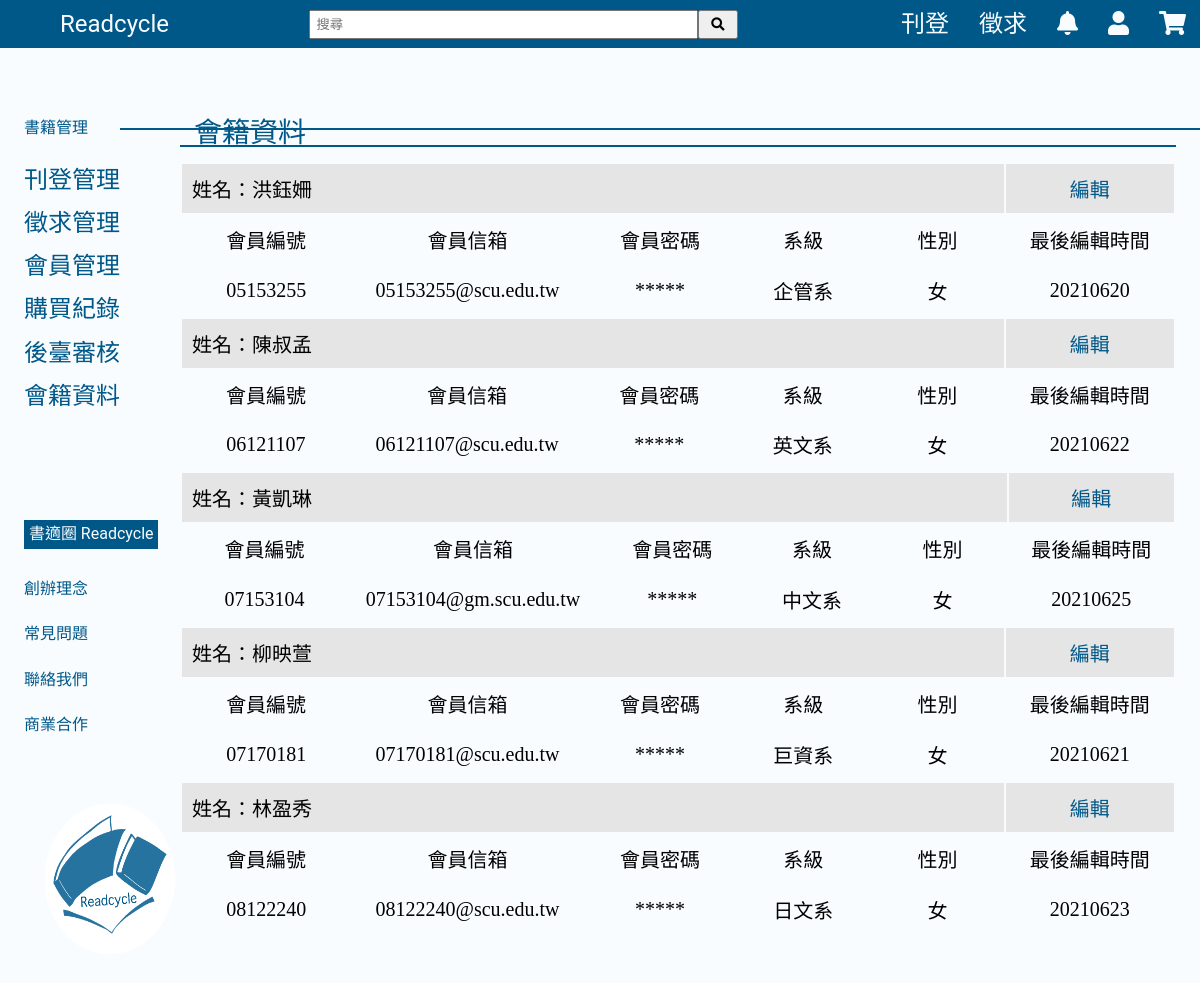
The app's page /php/Membership.php (signed in) with its own data.
### tables this page shows
CREATE TABLE `member` (
  `member_id` varchar(8) NOT NULL,
  `name` varchar(20) NOT NULL,
  `depart` varchar(20) NOT NULL,
  `sex` varchar(1) NOT NULL,
  `password` varchar(255) NOT NULL,
  `email` varchar(255) NOT NULL,
  `phone_num` varchar(10) NOT NULL,
  `level` int(3) NOT NULL DEFAULT 1,
  `create_date` timestamp NOT NULL DEFAULT current_timestamp(),
  `update_date` timestamp NOT NULL DEFAULT current_timestamp()
);

### php/Membership.php (the view, shortened to what this page needs)
<?php
	include ("../conn.php");
	if (isset($_SESSION["memberid"]) && $_SESSION['level'] == "0"){
		$memberid = $_SESSION['memberid'];
		$level = $_SESSION['level'] ;
?>
<!DOCTYPE html>
<html lang="zh-TW">
<head>
	<link rel="stylesheet" href="../css/Membership_style.css">
	<link rel="stylesheet" href="../css/home.css">
	<link rel="stylesheet" href="https://use.fontawesome.com/releases/v5.3.1/css/all.css">
	<link rel="stylesheet" href="https://use.fontawesome.com/releases/v5.3.1/css/all.css">
</head>
<?php
	}else{
	echo "非法入侵!請使用Admin帳號";
	header('Refresh:2;Log_In.html');
	exit();
	}
	$sql = "SELECT * FROM member ;";
	$result= $db -> query($sql);
	$attr = $result -> fetch_assoc();
?>
<body>
	<form name="search" method="post" action="aftersearch.php">
		<div class="header">
			<div class="logo"><a href="../php/home.php?<?php echo "member_id=" . $memberid . "&depart=" . $depart; ?>">Readcycle</a></div>
			<div class="search">
				<input class="search-bar" type="text" name="search" id="search" placeholder="搜尋">
				<button type="submit" class="search-btn" name="search_confirm"><i class="fas fa-search"></i></button>
			</div>
			<div class="publish"><a href="../php/Sale_Book1.php">刊登</a></div>
			<div class="request"><a href="../php/Request_Book1.php">徵求</a></div>
			<div class="notification">
				<div class="popover__title">
					<i class="fas fa-bell"></i>
				</div>
			</div>
			<div class="member">
				<div class="popover__title">
					<i class="fas fa-user"></i>
				</div>
			</div>
			<div class="cart"><a href="../php/Cart.php"><i class="fas fa-shopping-cart"></i></a></div>
		</div>
	</form>
	<div class="left">
		<p>書籍管理<br></p>
		<a href="Manage_Sell1.php">刊登管理</a><br>
		<a href="Manage_Require1.php">徵求管理</a><br>
		<a href="Manage_Member1.php">會員管理</a><br>
		<a href="Manage_Order.php">購買紀錄</a><br>
		<?php if($level == 0){
		?>
		<a href="Manage_Backstage1.php">後臺審核</a><br>
		<a href="Membership.php">會籍資料</a><br>
		<?php
		}
		?>
		<br><br>
		<div class="information">
			<p>書適圈 Readcycle</p>
			<a href="../php/information.php#AboutUs">創辦理念</a><br>
			<a href="../php/information.php#FAQ">常見問題</a><br>
			<a href="../php/information.php#Contact">聯絡我們</a><br>
			<a href="../php/information.php#Cooperation">商業合作</a>
		</div>
		<br>
		<img src="../index_img/Readcycle_logo.png">
	</div>
	<div>
		<p class="memberinfo">會籍資料</p>
     	<br><br><br><br>
		<hr style="border: 1px solid#005889;" align="left">
	</div>
<div class="tablen">
<?php
	do{
		$editstr="member_id=".$attr['member_id'].
		"&depart=".$attr['depart'].
		"&name=".$attr['name'].
		"&sex=".$attr['sex'].
		"&email=".$attr['email'].
		"&phone_num=".$attr['phone_num'];
?>
	<div>
	<table>
		<tr>
			<td class="name" colspan="5">姓名：<?php echo $attr['name']; ?></td>
			<td class="edit"><a href="../php/Membership2.php?<?php echo $editstr;?>" class="edit">編輯</a></td>
		</tr>
		<tr>
			<td class="info">會員編號</td>
			<td class="info">會員信箱</td>
			<td class="info">會員密碼</td>
			<td class="info">系級</td>
			<td class="info">性別</td>
			<td class="info">最後編輯時間</td>
		</tr>
		<tr>
			<td class="info"><?php echo $attr['member_id']; ?></td>
			<td class="info"><?php echo $attr['email']; ?></td>
			<td class="info">*****</td>
			<td class="info"><?php echo $attr['depart']; ?></td>
			<td class="info"><?php if($attr['sex']==1){echo "女";}else{echo "男";} ?></td>
			<td class="info"><?php echo date("Ymd",strtotime($attr['update_date'])); ?></td>
		</tr>
	</table>
	</div>
	<?php
		}while($attr = $result -> fetch_assoc());
	?>
	</div>
</body>
</html>

### css/Membership_style.css (style rules this page uses)
body { background-color: #F8FCFF; height: 100%; margin: 0px; }
body a { text-decoration: none; }
.header { background-color: #005889; color: #F8FCFF; height: 48px; font-family: Roboto; font-size: 24px; line-height: 33px; display: flex; align-items:center; box-sizing:border-box; }
.header a { color: white; }
.logo { margin-left: 5%; }
.search { width: 65%; display: flex; }
.search-bar { margin-left:18%; padding:5px; width:48%; }
.search-btn { padding:4px; width:40px; cursor: pointer; }
.publish { margin-left: -4%; text-align: right; }
.request { margin-left: 2.5%; text-align: right; }
.notification { position: relative; display: inline-block; margin-left: 2.5%; }
.popover__title { padding: 32px 0; cursor: pointer; }
.member { position: relative; display: inline-block; margin-left: 2.5%; }
.cart { position: relative; display: inline-block; margin-left: 2.5%; }
.left { width: 8%; color: #005889; font-family: Roboto; font-style: normal; font-weight: normal; font-size: 24px; line-height: 180%; float:left; margin-top: 50px; margin-left: 2%; }
.left p { font-family: Roboto; font-style: normal; font-weight: normal; font-size: 16px; line-height: 180%; }
.left a { text-decoration: none; color: #005889; }
.information { width: 140%; }
.information p { background: #005889; color: #F8FCFF; text-align: center; }
.information a { font-size: 16px; }
.left img { width: 180px; height: 180px; }
.memberinfo { position: absolute; width: 10%; left: 12%; top: 10%; font-family: Roboto; font-size: 28px; line-height: 50%; color: #005888; float:left; font-style: normal; font-weight: normal; padding-left: 50px; }
.tablen { margin-left: 15%; display: block; overflow-y: auto; border-top: 2px solid #005889; width: 83%; padding-top: 15px; margin-top: 15px; }
.name { background-color:#E5E5E5; text-align: left; padding: 1%; font-size: 20px; }
.edit { color: #005889; font-family: Roboto; text-align: center; background-color: #E5E5E5; font-size: 20px; }
.info { text-align:center; padding: 1%; font-size: 20px; width: 300px; }

### css/home.css (style rules this page uses)
body { background-color: #F8FCFF; height: 100%; margin: 0px; }
body a { text-decoration: none; }
.header { background-color: #005889; color: #F8FCFF; height: 48px; font-family: Roboto; font-size: 24px; line-height: 33px; display: flex; align-items:center; box-sizing:border-box; }
.header a { color: #F8FCFF; }
.logo { margin-left: 5%; }
.search { width: 65%; display: flex; }
.search-bar { margin-left:18%; padding:5px; width:48%; }
.search-btn { padding:4px; width:40px; cursor: pointer; }
.publish { margin-left: -4%; text-align: right; }
.request { margin-left: 2.5%; text-align: right; }
.notification { position: relative; display: inline-block; margin-left: 2.5%; }
.popover__title { padding: 32px 0; cursor: pointer; }
.member { position: relative; display: inline-block; margin-left: 2.5%; }
.cart { position: relative; display: inline-block; margin-left: 2.5%; }
img { margin: 0 auto; width: 90%; height: 10%; }
.left { width: 8%; color: #005889; font-family: Roboto; font-style: normal; font-weight: normal; font-size: 24px; line-height: 180%; float:left; margin-top: 50px; margin-left: 2%; }
.left p { font-family: Roboto; font-style: normal; font-weight: normal; font-size: 16px; line-height: 180%; }
.left a { text-decoration: none; color: #005889; }
.information { width: 140%; }
.information p { background: #005889; color: #F8FCFF; text-align: center; }
.information a { font-size: 16px; }
.left img { width: 180px; height: 180px; }

### records on screen
member: name "洪鈺姍", member_id "05153255", email "05153255@scu.edu.tw", depart "企管系", sex "女", update_date "20210620"
member: name "陳叔孟", member_id "06121107", email "06121107@scu.edu.tw", depart "英文系", sex "女", update_date "20210622"
member: name "黃凱琳", member_id "07153104", email "07153104@gm.scu.edu.tw", depart "中文系", sex "女", update_date "20210625"
member: name "柳映萱", member_id "07170181", email "07170181@scu.edu.tw", depart "巨資系", sex "女", update_date "20210621"
member: name "林盈秀", member_id "08122240", email "08122240@scu.edu.tw", depart "日文系", sex "女", update_date "20210623"
